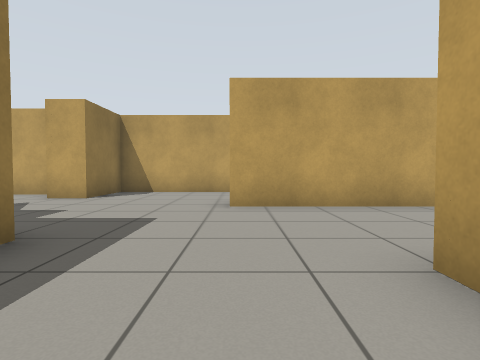
[1] (above)

18 first-person views from a walk through a Gazebo world. The camera is 0.72 m above the floor, tilts 2° down and sees 80° across. Floor lines are 1 m apart. The floor is counted in squares, 1 m on a side. Each view is taken from the middle of a square. On the plan, view 1 faces up. The plan holds only what a view shows up to about 10 squares ahead; the rest is blank.

[2]
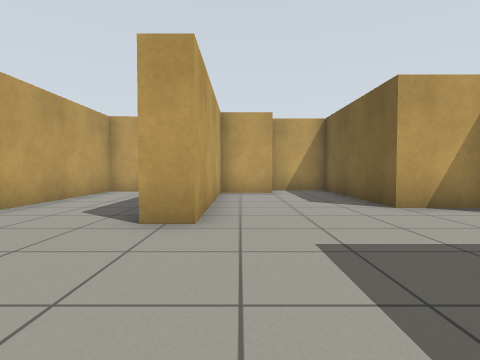

[3]
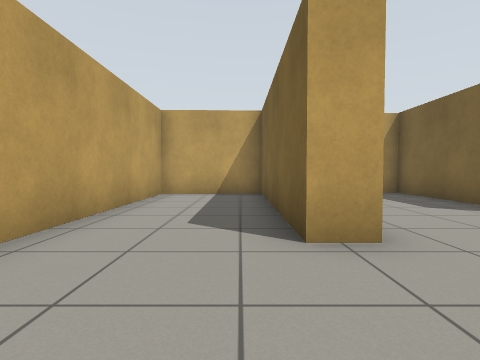

[4]
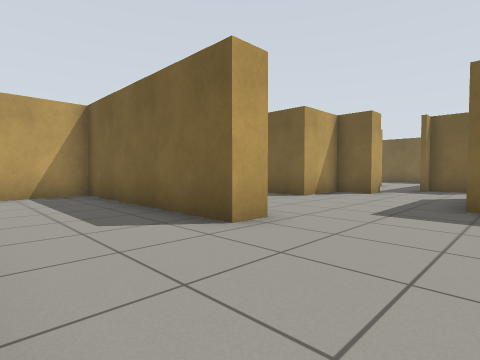

[5]
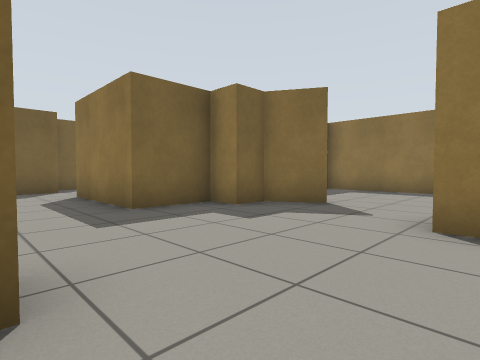

[6]
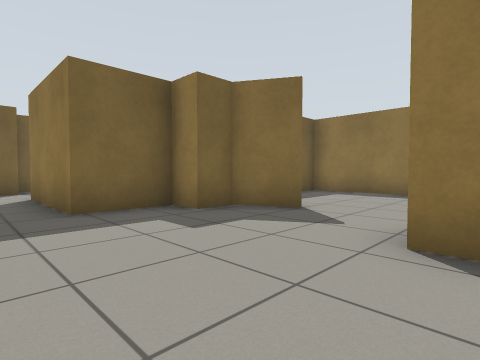

[7]
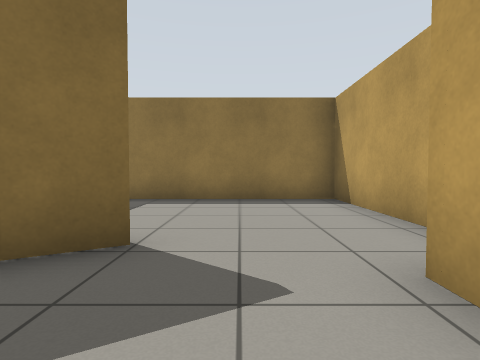

[8]
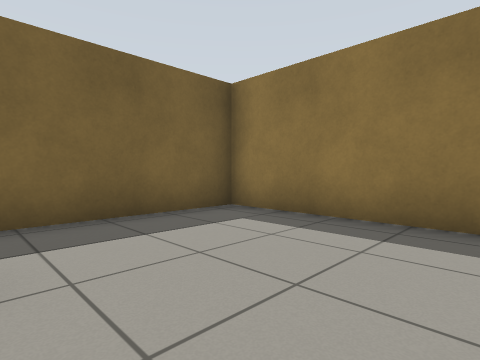

[9]
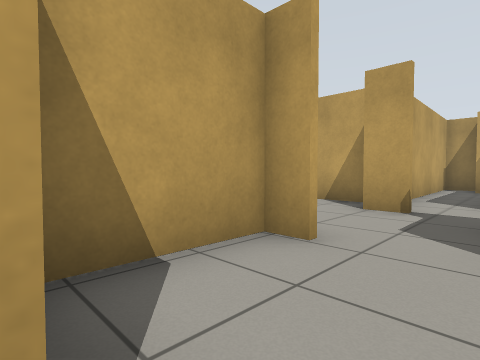

[10]
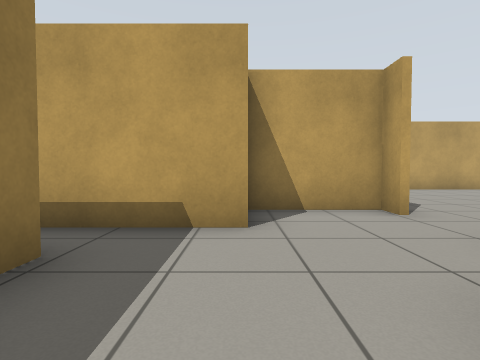

[11]
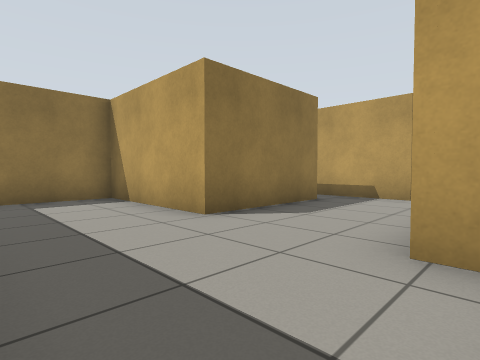

[12]
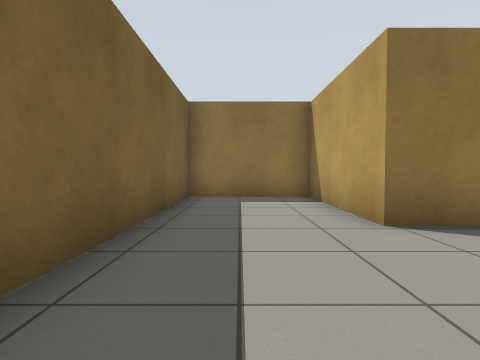

[13]
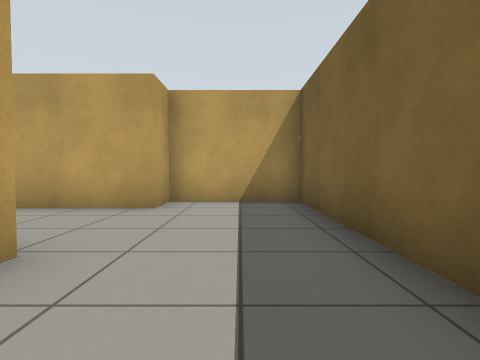

[14]
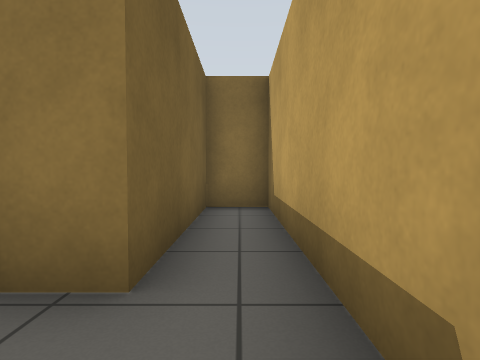

[15]
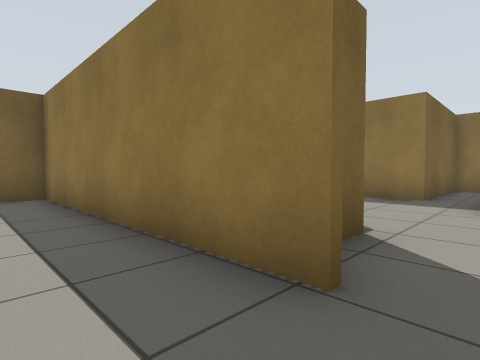

[16]
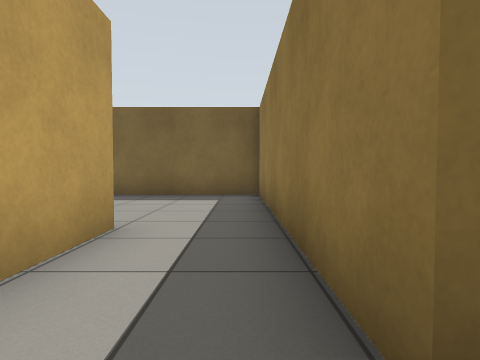

[17]
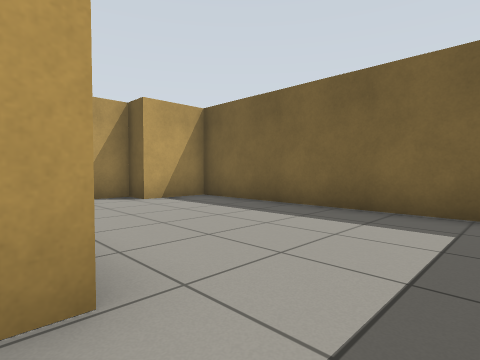

[18]
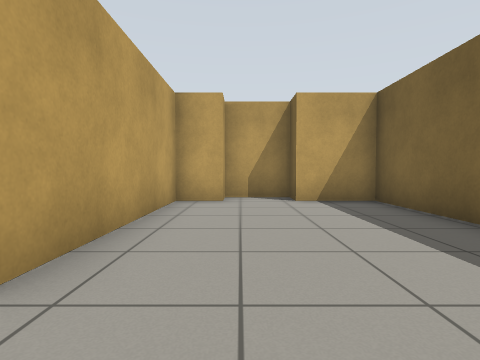

### Floor plan
Ten units are one square. View 1 is at (0, 0); x grows to the right and y downward. Boxes are objects, and circles mark ways between rooms. Rooms are numbered by the first view taken in them; rooms with no view inside come last. Other rooms are left out.
<svg viewBox="-110 -98 190 197">
<path fill="none" stroke="#000" d="M49 -39 49 -56 -2 -56 -2 -63 56 -63 55 -93 -39 -93 -39 -73 -50 -73M-26 -1 -49 -1M-58 -50 -50 -38 -42 -38 -42 -29 -23 -29 -23 5M3 8 3 -1 15 -1 15 -20 60 -20 60 -39M-24 23 -7 23 -7 18M-29 36 -24 36M-56 -84 -101 -84 -101 -27 -64 -27M-49 15 -105 15 -105 26 -66 26 -66 61 -105 61 -105 94 -26 94 -26 64 -37 64 -37 37M-6 18 -6 92 66 92 66 73 75 73 75 56 66 56 66 45 15 45 15 27M75 9 75 2M72 -1 29 -1"/>
<circle cx="-50" cy="-65" r="3" fill="#2a7"/>
<circle cx="-40" cy="23" r="3" fill="#2a7"/>
<circle cx="0" cy="10" r="3" fill="#2a7"/>
<text x="0" y="-50">1</text>
<text x="-80" y="-60">2</text>
<text x="-60" y="60">3</text>
<text x="30" y="50">4</text>
</svg>
Room 1 opens to room 2. Room 1 opens to room 3. Room 1 opens to room 4.

Where each view was taken, in squares from view 1:
view 1: 0 up, 0 right, facing up
view 2: 5 up, 4 left, facing right
view 3: 7 up, 3 left, facing right
view 4: 9 up, 3 left, facing down-right
view 5: 8 up, 0 right, facing down-left
view 6: 8 up, 1 left, facing down-left
view 7: 6 up, 3 left, facing left
view 8: 7 up, 6 left, facing down-left
view 9: 2 down, 5 left, facing up-right
view 10: 5 down, 5 left, facing up
view 11: 9 down, 3 left, facing up-left
view 12: 8 down, 3 left, facing left
view 13: 8 down, 9 left, facing right
view 14: 2 down, 5 left, facing left
view 15: 1 down, 1 right, facing down-left
view 16: 1 down, 0 right, facing down
view 17: 4 down, 0 right, facing down-right
view 18: 6 down, 0 right, facing right
